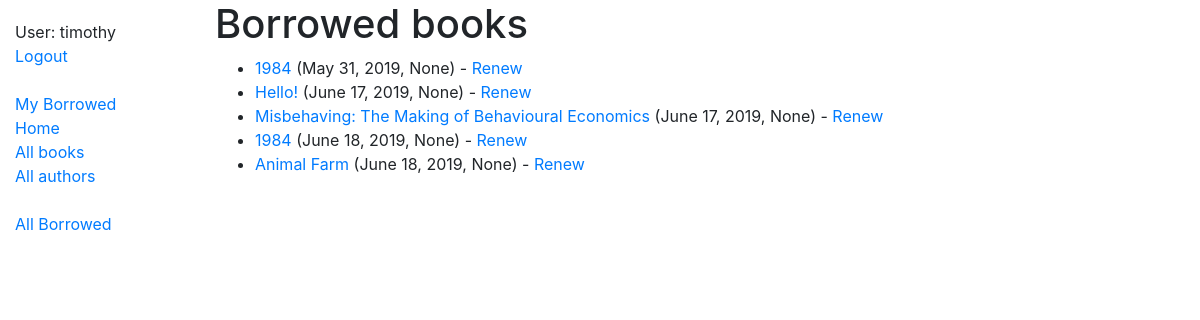
Screenshot of /catalog/allborrowedbooks/ (signed in) with the database file from the repository.
### catalog/models.py (models this page shows, shortened)
class BookInstance(models.Model):
    id = models.UUIDField(primary_key=True, default=uuid.uuid4,
                          help_text='Unique ID for this particular book across whole library')
    book = models.ForeignKey('Book', on_delete=models.SET_NULL, null=True)
    imprint = models.CharField(max_length=200)
    due_back = models.DateField(null=True, blank=True)
    borrower = models.ForeignKey(
        User, on_delete=models.SET_NULL, null=True, blank=True)
    LOAN_STATUS = (
        ('m', 'Maintenance'),
        ('o', 'On loan'),
        ('a', 'Available'),
        ('r', 'Reserved'),
    )
    status = models.CharField(
        max_length=1,
        choices=LOAN_STATUS,
        blank=True,
        default='m',
        help_text='Book availability',
    )
    class Meta:
        ordering = ['due_back']
        permissions = (("can_mark_returned", "Set book as returned"),)
    @property
    def is_overdue(self):
        if self.due_back and date.today() > self.due_back:
            return True
        return False

class Book(models.Model):
    title = models.CharField(max_length=200)
    author = models.ForeignKey('Author', on_delete=models.SET_NULL, null=True)
    summary = models.TextField(
        max_length=1000, help_text='Enter a brief description of the book')
    isbn = models.CharField(
        'ISBN', max_length=13, help_text='13 Character <a href="https://www.isbn-international.org/content/what-isbn">ISBN number</a>')
    genre = models.ManyToManyField(
        Genre, help_text='Select a genre for this book')
    language = models.ForeignKey(
        'Language', on_delete=models.SET_NULL, null=True)
    def display_genre(self):
        """Create a string for the Genre. This is required to display genre in Admin."""
        return ', '.join(genre.name for genre in self.genre.all()[:3])
    display_genre.short_description = 'Genre'

### catalog/views.py (the view)
# urls.py: path('allborrowedbooks/', views.LoanedBooksBySuperUserListView.as_view(),
class LoanedBooksBySuperUserListView(PermissionRequiredMixin, generic.ListView):
    permission_required = 'catalog.can_mark_returned'
    model = BookInstance
    template_name = 'catalog/bookinstance_list_borrowed_user.html'
    paginate_by = 10
    def get_queryset(self):
        return BookInstance.objects.filter(status__exact='o').order_by('due_back')

### catalog/templates/catalog/bookinstance_list_borrowed_user.html
{% extends "base_generic.html" %}
{% block content %}
<h1>Borrowed books</h1>
{% if bookinstance_list %}
<ul>
    {% for bookinst in bookinstance_list %}
    <li class="{% if bookinst.is_overdue %}text-danger{% endif %}">
        <a href="{% url 'book-detail' bookinst.book.pk %}">{{bookinst.book.title}}</a> ({{ bookinst.due_back }},
        {{ bookinst.borrower }})
        {% if perms.catalog.can_mark_returned %}- <a href="{% url 'renew-book-librarian' bookinst.id %}">Renew</a> {% endif %}
    </li>
    {% endfor %}
</ul>
{% else %}
<p>There are no books borrowed.</p>
{% endif %}
{% endblock %}

### catalog/templates/base_generic.html (shortened to what this page needs)
<!DOCTYPE html>
<html lang="en">
<head>
    <link rel="stylesheet" href="https://stackpath.bootstrapcdn.com/bootstrap/4.1.3/css/bootstrap.min.css"
>
    {% load static %}
    <link rel="stylesheet" href="{% static 'css/styles.css' %}">
</head>
<body>
    <div class="container-fluid">
        <div class="row">
            <div class="col-sm-2">
                {% block sidebar %}
                <ul class="sidebar-nav">
                    {% if user.is_authenticated %}
                    <li>User: {{ user.get_username }}</li>
                    <li><a href="{% url 'logout'%}?next={{request.path}}">Logout</a></li>
                    {% else %}
                    <li><a href="{% url 'login'%}?next={{request.path}}">Login</a></li>
                    {% endif %}
                    <br>
                    <li><a href="{% url 'my-borrowed' %}">My Borrowed</a></li>
                    <li><a href="{% url 'index' %}">Home</a></li>
                    <li><a href="{% url 'books' %}">All books</a></li>
                    <li><a href="{% url 'authors' %}">All authors</a></li>
                    <br>
                    <li><a href="{% url 'all-borrowed' %}">All Borrowed</a></li>
                </ul>
                {% endblock %}
            </div>
            <div class="col-sm-10 ">{% block content %}{% endblock %}
                 </div>
        </div>
    </div>
</body>
</html>

### catalog/static/css/styles.css (style rules this page uses)
.sidebar-nav { margin-top: 20px; padding: 0; list-style: none; }

### rows the page displays
BookInstance: book "1984", due_back "May 31, 2019", borrower "None"
BookInstance: book "Hello!", due_back "June 17, 2019", borrower "None"
BookInstance: book "Misbehaving: The Making of Behavioural Economics", due_back "June 17, 2019", borrower "None"
BookInstance: book "1984", due_back "June 18, 2019", borrower "None"
BookInstance: book "Animal Farm", due_back "June 18, 2019", borrower "None"

### other values shown
{{ user.get_username }} "timothy"
